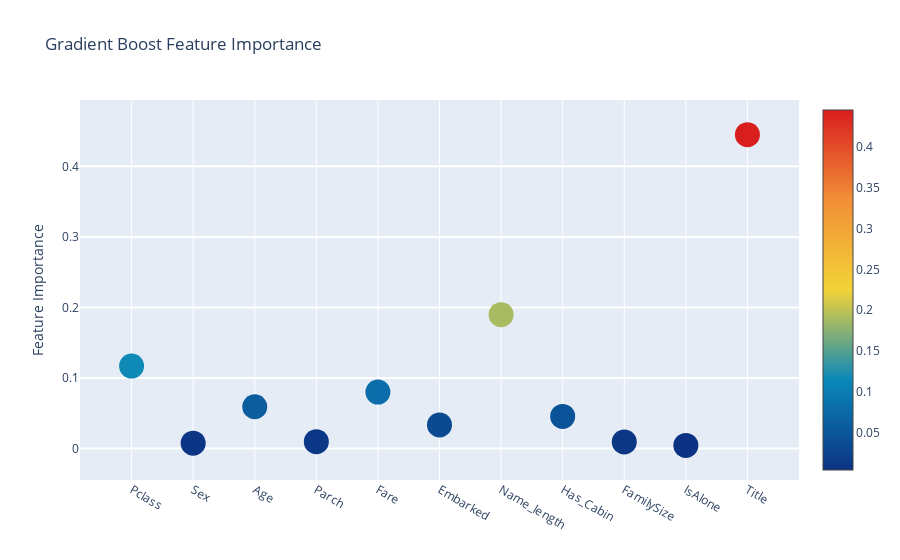

The notebook cell saved with this chart:
### Code cell
# Extra Trees
trace = go.Scatter(
    y=feature_dataframe["Gradient Boost feature importances"].values,
    x=feature_dataframe["features"].values,
    mode="markers",  # 산점도를 점으로 표시
    # 점의 속성
    marker=dict(
        sizemode="diameter",  # 점의 크기를 지름으로 조정
        sizeref=1,  # 점의 크기를 참조할 값
        size=25,  # 점의 기본 크기를 25
        # 점의 색을 중요도 값에 따라
        color=feature_dataframe["Gradient Boost feature importances"].values,
        colorscale="Portland",
        showscale=True,  # 색상 막대 표시
    ),
    text=feature_dataframe["features"].values,  # 각 점에 마우스 올리면 표시될 텍스트
)
data = [trace]

# 그래프의 레이아웃 정의
layout = go.Layout(
    autosize=True,  # 그래프 크기 자동 조정
    title="Gradient Boost Feature Importance",
    hovermode="closest",  # 마우스를 점에 올릴 때 가장 가까운 점에 대한 정보 표시
    # 눈금 길이 5, y축 그리드 라인 너비 2
    yaxis=dict(title="Feature Importance", ticklen=5, gridwidth=2),
    showlegend=False,
)

# 데이터를 시각화하는 객체, data와 layout을 기반으로 그래프 생성
fig = go.Figure(data=data, layout=layout)
py.iplot(fig, filename="scatter2010")

### Figure 1 — Plotly figure (JSON) as saved in the notebook; plotly's stock layout.template omitted (floating-point values rounded to 4 significant figures)
{"data": [{"marker": {"color": [0.1168, 0.007413, 0.05912, 0.009641, 0.07991, 0.03335, 0.1897, 0.04545, 0.009272, 0.004329, 0.445], "colorscale": [[0, "rgb(12,51,131)"], [0.25, "rgb(10,136,186)"], [0.5, "rgb(242,211,56)"], [0.75, "rgb(242,143,56)"], [1, "rgb(217,30,30)"]], "showscale": true, "size": 25, "sizemode": "diameter", "sizeref": 1}, "mode": "markers", "text": ["Pclass", "Sex", "Age", "Parch", "Fare", "Embarked", "Name_length", "Has_Cabin", "FamilySize", "IsAlone", "Title"], "type": "scatter", "x": ["Pclass", "Sex", "Age", "Parch", "Fare", "Embarked", "Name_length", "Has_Cabin", "FamilySize", "IsAlone", "Title"], "y": [0.1168, 0.007413, 0.05912, 0.009641, 0.07991, 0.03335, 0.1897, 0.04545, 0.009272, 0.004329, 0.445]}], "layout": {"autosize": true, "hovermode": "closest", "showlegend": false, "title": {"text": "Gradient Boost Feature Importance"}, "xaxis": {"autorange": true, "range": [-0.9482, 10.95], "type": "category"}, "yaxis": {"autorange": true, "gridwidth": 2, "range": [-0.07867, 0.528], "ticklen": 5, "title": {"text": "Feature Importance"}, "type": "linear"}}}
